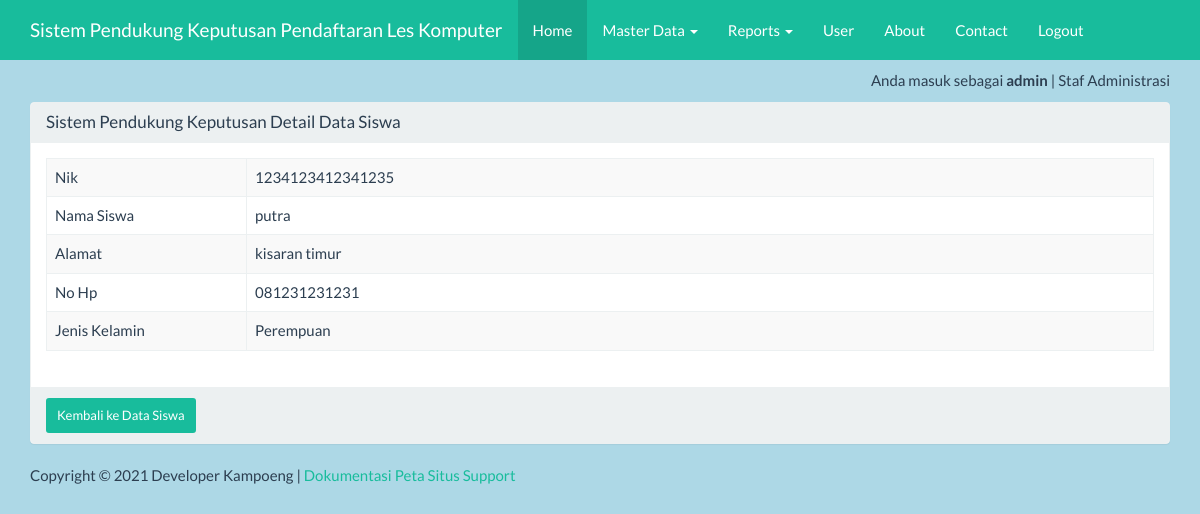
Page /index_admin.php?page=siswa&actions=detail&id=6 (signed in) on the committed database.
### tables this page shows
CREATE TABLE `tb_siswa` (
  `id` int(11) NOT NULL,
  `nik` varchar(50) NOT NULL,
  `nama_siswa` varchar(25) NOT NULL,
  `alamat` varchar(20) NOT NULL,
  `no_hp` varchar(12) NOT NULL,
  `jenis_kelamin` varchar(25) NOT NULL
);

### views/siswa_detail.php (the view)
<div class="container">
    <div class="row">
        <div class="col-xs-12">
            <div class="panel panel-default">
                <div class="panel-heading">
                    <h3 class="panel-title">Sistem Pendukung Keputusan Detail Data Siswa</h3>
                </div>
                <div class="panel-body">
                    <?php
                    $sql = "SELECT *FROM tb_siswa WHERE id ='" . $_GET ['id'] . "'";
                    $query = mysqli_query($koneksi, $sql) or die("SQL Detail error");
                    $data = mysqli_fetch_array($query);
                    ?>
                    <table class="table table-bordered table-striped table-hover">
                        <tr>
                            <td width="200">Nik</td> <td><?= $data['nik'] ?></td>
                        </tr>
                        <tr>
                            <td>Nama Siswa</td> <td><?= $data['nama_siswa'] ?></td>
                        </tr>
                        <tr>
                            <td>Alamat</td> <td><?= $data['alamat'] ?></td>
                        </tr>
						<tr>
                            <td>No Hp</td> <td><?= $data['no_hp'] ?></td>
                        </tr>
                        <tr>
                            <td>Jenis Kelamin</td> <td><?= $data['jenis_kelamin'] ?></td>
                        </tr>
                    </table>
                </div>
                <div class="panel-footer">
                    <a href="?page=siswa&actions=tampil" class="btn btn-success btn-sm">
                        Kembali ke Data Siswa </a>
                </div>
            </div>
        </div>
    </div>
</div>

### index_admin.php (style rules this page uses)
body { margin-top:70px; background-color: lightblue; }

### rows in the picture
tb_siswa: nik "1234123412341235", nama_siswa "putra", alamat "kisaran timur", no_hp "081231231231", jenis_kelamin "Perempuan"

### other values in the picture
$_SESSION['username'] "admin"
$_SESSION['ket'] "Staf Administrasi"
